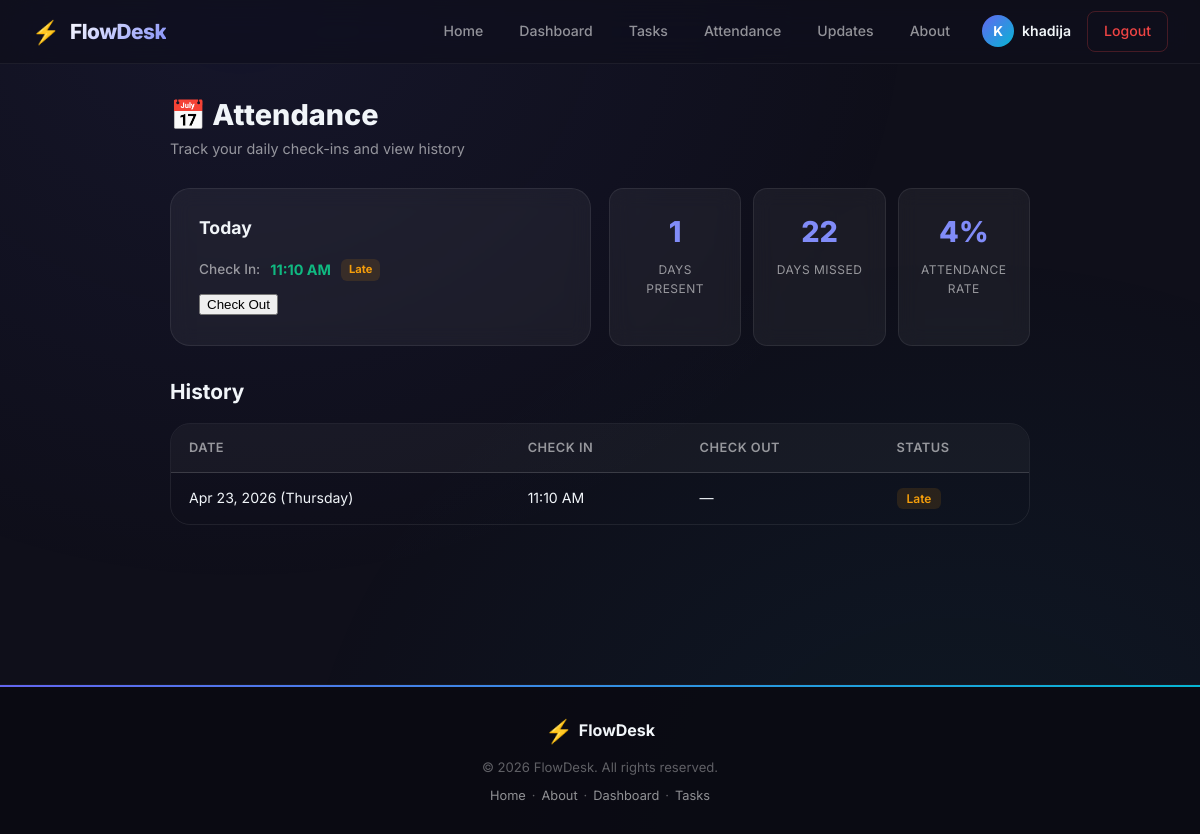
Page /attendance (signed in) on the committed database.
### models.py (models this page shows, shortened)
class User(db.Model):
    id = db.Column(db.Integer, primary_key=True)
    name = db.Column(db.String(80), unique=True, nullable=False)
    email = db.Column(db.String(120), unique=True, nullable=False)
    password_hash = db.Column(db.String(256), nullable=False)
    created_at = db.Column(db.DateTime, default=datetime.utcnow)
    attendances = db.relationship('Attendance', backref='user', lazy=True, cascade='all, delete-orphan')
    tasks = db.relationship('Task', backref='user', lazy=True, cascade='all, delete-orphan')
    daily_updates = db.relationship('DailyUpdate', backref='user', lazy=True, cascade='all, delete-orphan')

class Attendance(db.Model):
    id = db.Column(db.Integer, primary_key=True)
    user_id = db.Column(db.Integer, db.ForeignKey('user.id'), nullable=False)
    date = db.Column(db.Date, nullable=False, default=date.today)
    check_in = db.Column(db.DateTime, nullable=True)
    check_out = db.Column(db.DateTime, nullable=True)
    status = db.Column(db.String(20), default='present')  # present, late, absent
    __table_args__ = (db.UniqueConstraint('user_id', 'date', name='unique_user_date'),)

### main.py (the view)
@app.route("/attendance")
@login_required
def attendance():
    user = get_current_user()
    records = Attendance.query.filter_by(user_id=user.id).order_by(Attendance.date.desc()).all()
    today = date.today()
    today_record = Attendance.query.filter_by(user_id=user.id, date=today).first()
    first_of_month = today.replace(day=1)
    month_records = Attendance.query.filter(
        Attendance.user_id == user.id,
        Attendance.date >= first_of_month,
        Attendance.date <= today
    ).all()
    days_present = sum(1 for r in month_records if r.check_in)
    days_in_month = today.day
    attendance_rate = round((days_present / days_in_month) * 100) if days_in_month else 0
    calendar_data = {}
    for r in month_records:
        calendar_data[r.date.isoformat()] = {
            'status': r.status,
            'check_in': r.check_in.strftime('%H:%M') if r.check_in else None,
            'check_out': r.check_out.strftime('%H:%M') if r.check_out else None,
        }
    return render_template("attendance.html",
                           records=records,
                           today_record=today_record,
                           days_present=days_present,
                           days_in_month=days_in_month,
                           attendance_rate=attendance_rate,
                           calendar_data=calendar_data,
                           today=today)

### main.py (called while the page is built)
def login_required(f):
    @wraps(f)
    def decorated_function(*args, **kwargs):
        if 'user_id' not in flask_session:
            flash('Please log in to access this page.', 'warning')
            return redirect(url_for('login'))
        return f(*args, **kwargs)
    return decorated_function

def get_current_user():
    user_id = flask_session.get('user_id')
    if user_id:
        return db.session.get(User, user_id)
    return None

@app.context_processor
def inject_globals():
    user = get_current_user()
    return {'user': user, 'today': date.today()}

### templates/attendance.html (shortened to what this page needs)
{% extends 'base.html' %}
{% block extra_css %}
<link rel="stylesheet" href="/static/css/attendance.css">
{% endblock %}
{% block body %}
<div class="attendance-page">
    <div class="attendance-header">
        <div>
            <h1>📅 Attendance</h1>
            <p class="attendance-subtitle">Track your daily check-ins and view history</p>
        </div>
    </div>
    <div class="attendance-today">
        <div class="today-card">
            <h2>Today</h2>
            <div class="today-actions">
                {% if today_record and today_record.check_in %}
                <div class="check-info">
                    <div class="check-row">
                        <span class="check-label">Check In:</span>
                        <span class="check-value success">{{ today_record.check_in.strftime('%I:%M %p') }}</span>
                        {% if today_record.status == 'late' %}<span class="late-badge">Late</span>{% endif %}
                    </div>
                    {% if today_record.check_out %}
                    <div class="check-row">
                        <span class="check-label">Check Out:</span>
                        <span class="check-value">{{ today_record.check_out.strftime('%I:%M %p') }}</span>
                    </div>
                    {% else %}
                    <form method="POST" action="/attendance/checkout">
                        <button type="submit" class="btn-checkout" id="att-checkout-btn">Check Out</button>
                    </form>
                    {% endif %}
                </div>
                {% else %}
                <p class="no-checkin-msg">You haven't checked in today.</p>
                <form method="POST" action="/attendance/checkin">
                    <button type="submit" class="btn-checkin" id="att-checkin-btn">Check In Now</button>
                </form>
                {% endif %}
            </div>
        </div>
        <div class="stats-cards">
            <div class="mini-stat">
                <span class="mini-stat-value">{{ days_present }}</span>
                <span class="mini-stat-label">Days Present</span>
            </div>
            <div class="mini-stat">
                <span class="mini-stat-value">{{ days_in_month - days_present }}</span>
                <span class="mini-stat-label">Days Missed</span>
            </div>
            <div class="mini-stat">
                <span class="mini-stat-value">{{ attendance_rate }}%</span>
                <span class="mini-stat-label">Attendance Rate</span>
            </div>
        </div>
    </div>
    <div class="attendance-history">
        <h2>History</h2>
        {% if records %}
        <div class="history-table-wrapper">
            <table class="history-table">
                <thead>
                    <tr>
                        <th>Date</th>
                        <th>Check In</th>
                        <th>Check Out</th>
                        <th>Status</th>
                    </tr>
                </thead>
                <tbody>
                    {% for record in records %}
                    <tr>
                        <td>{{ record.date.strftime('%b %d, %Y (%A)') }}</td>
                        <td>{{ record.check_in.strftime('%I:%M %p') if record.check_in else '—' }}</td>
                        <td>{{ record.check_out.strftime('%I:%M %p') if record.check_out else '—' }}</td>
                        <td>
                            <span class="att-status att-{{ record.status }}">{{ record.status|capitalize }}</span>
                        </td>
                    </tr>
                    {% endfor %}
                </tbody>
            </table>
        </div>
        {% else %}
        <div class="empty-state-large">
            <div class="empty-icon">📅</div>
            <h2>No attendance records yet</h2>
            <p>Check in today to start tracking your attendance!</p>
        </div>
        {% endif %}
    </div>
</div>
{% endblock %}

### templates/base.html (shortened to what this page needs)
<!DOCTYPE html>
<html lang="en">
<head>
    <link rel="stylesheet" href="/static/css/base.css">
    <link rel="stylesheet" href="/static/css/header.css">
    <link rel="stylesheet" href="/static/css/footer.css">
    {% block extra_css %}{% endblock %}
</head>
<body>
    {% include 'header.html' %}
    <main>
        {% block body %}{% endblock %}
    </main>
    {% include 'footer.html' %}
</body>
</html>

### templates/header.html
<header>
    <a href="/" class="logo" id="header-logo">
        <span class="logo-icon">⚡</span>
        <span class="logo-text">FlowDesk</span>
    </a>
    <nav>
        <ul>
            <li><a href="/" id="nav-home">Home</a></li>
            {% if user %}
            <li><a href="/dashboard" id="nav-dashboard">Dashboard</a></li>
            <li><a href="/tasks" id="nav-tasks">Tasks</a></li>
            <li><a href="/attendance" id="nav-attendance">Attendance</a></li>
            <li><a href="/daily-updates" id="nav-updates">Updates</a></li>
            {% endif %}
            <li><a href="/about" id="nav-about">About</a></li>
            {% if not user %}
            <li><a href="/signup" id="nav-signup">Sign Up</a></li>
            <li><a href="/login" id="nav-login" class="nav-btn-primary">Log In</a></li>
            {% else %}
            <li class="nav-user">
                <span class="user-avatar">{{ user.name[0]|upper }}</span>
                <span class="user-name">{{ user.name }}</span>
            </li>
            <li><a href="/logout" id="nav-logout" class="nav-btn-danger">Logout</a></li>
            {% endif %}
        </ul>
    </nav>
</header>

### templates/footer.html
{%- block footer -%}
<footer>
    <div class="footer-content">
        <div class="footer-brand">
            <span class="logo-icon">⚡</span> FlowDesk
        </div>
        <p>&copy; 2026 FlowDesk. All rights reserved.</p>
        <div class="footer-links">
            <a href="/">Home</a>
            <span class="footer-dot">·</span>
            <a href="/about">About</a>
            {% if user %}
            <span class="footer-dot">·</span>
            <a href="/dashboard">Dashboard</a>
            <span class="footer-dot">·</span>
            <a href="/tasks">Tasks</a>
            {% endif %}
        </div>
    </div>
</footer>
{%- endblock -%}

### static/css/base.css (style rules this page uses)
:root { --bg-primary: #0f0f1a; --bg-secondary: #13131f; --surface: rgba(255, 255, 255, 0.04); --surface-hover: rgba(255, 255, 255, 0.07); --card-bg: rgba(255, 255, 255, 0.05); --card-border: rgba(255, 255, 255, 0.08); --card-border-hover: rgba(255, 255, 255, 0.15); --primary: #6366f1; --primary-light: #818cf8; --primary-glow: rgba(99, 102, 241, 0.25); --accent: #06b6d4; --accent-light: #22d3ee; --success: #10b981; --success-bg: rgba(16, 185, 129, 0.12); --warning: #f59e0b; --warning-bg: rgba(245, 158, 11, 0.12); --danger: #ef4444; --danger-bg: rgba(239, 68, 68, 0.12); --info: #3b82f6; --info-bg: rgba(59, 130, 246, 0.12); --text-primary: #f1f5f9; --text-secondary: rgba(255, 255, 255, 0.55); --text-muted: rgba(255, 255, 255, 0.35); --radius-sm: 8px; --radius-md: 14px; --radius-lg: 20px; --radius-xl: 28px; --shadow-sm: 0 2px 8px rgba(0, 0, 0, 0.2); --shadow-md: 0 4px 20px rgba(0, 0, 0, 0.3); --shadow-lg: 0 8px 40px rgba(0, 0, 0, 0.4); --shadow-glow: 0 0 30px var(--primary-glow); --transition-fast: 0.15s cubic-bezier(0.4, 0, 0.2, 1); --transition-normal: 0.3s cubic-bezier(0.4, 0, 0.2, 1); --transition-slow: 0.5s cubic-bezier(0.4, 0, 0.2, 1); }
*, *::before, *::after { box-sizing: border-box; }
html { scroll-behavior: smooth; }
body { font-family: 'Inter', -apple-system, BlinkMacSystemFont, 'Segoe UI', sans-serif; background: var(--bg-primary); color: var(--text-primary); margin: 0; padding: 0; min-height: 100vh; line-height: 1.6; -webkit-font-smoothing: antialiased; -moz-osx-font-smoothing: grayscale; }
body::before { content: ''; position: fixed; top: 0; left: 0; width: 100%; height: 100%; background: radial-gradient(ellipse at 20% 0%, rgba(99, 102, 241, 0.08) 0%, transparent 50%), radial-gradient(ellipse at 80% 100%, rgba(6, 182, 212, 0.06) 0%, transparent 50%); pointer-events: none; z-index: 0; }
main { position: relative; z-index: 1; min-height: calc(100vh - 180px); }
a { color: var(--primary-light); text-decoration: none; transition: color var(--transition-fast); }
h1, h2, h3, h4 { margin: 0 0 0.5em 0; font-weight: 700; line-height: 1.3; }

### static/css/header.css (style rules this page uses)
header { position: sticky; top: 0; z-index: 1000; background: rgba(15, 15, 26, 0.75); backdrop-filter: blur(20px) saturate(180%); -webkit-backdrop-filter: blur(20px) saturate(180%); border-bottom: 1px solid rgba(255, 255, 255, 0.06); padding: 0 32px; display: flex; align-items: center; justify-content: space-between; min-height: 64px; font-family: 'Inter', sans-serif; }
.logo { display: flex; align-items: center; gap: 10px; text-decoration: none; color: var(--text-primary); transition: opacity var(--transition-fast); }
.logo-icon { font-size: 1.4rem; }
.logo-text { font-size: 1.3rem; font-weight: 800; letter-spacing: -0.5px; background: linear-gradient(135deg, #fff, var(--primary-light)); -webkit-background-clip: text; -webkit-text-fill-color: transparent; background-clip: text; }
header nav ul { list-style: none; display: flex; gap: 4px; margin: 0; padding: 0; align-items: center; }
header nav ul li a { color: var(--text-secondary); text-decoration: none; font-size: 0.88rem; font-weight: 500; padding: 8px 16px; border-radius: var(--radius-sm); transition: all var(--transition-normal); display: inline-flex; align-items: center; }
.nav-btn-danger { color: var(--danger) !important; border: 1px solid rgba(239, 68, 68, 0.25) !important; font-weight: 500 !important; }
.nav-user { display: flex; align-items: center; gap: 8px; padding: 0 12px; }
.user-avatar { width: 32px; height: 32px; border-radius: 50%; background: linear-gradient(135deg, var(--primary), var(--accent)); display: flex; align-items: center; justify-content: center; font-size: 0.85rem; font-weight: 700; color: white; }
.user-name { font-size: 0.88rem; font-weight: 600; color: var(--text-primary); }

### rows in the picture
User: name "K", name "khadija"
Attendance: check_in "11:10 AM", date "Apr 23, 2026 (Thursday)", check_out "—", status "Late"

### other values in the picture
{{ days_present }} "1"
